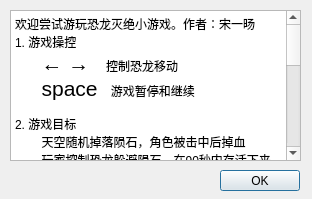
<?xml version="1.0" encoding="UTF-8"?>
<ui version="4.0">
 <class>Dialog</class>
 <widget class="QDialog" name="Dialog">
  <property name="geometry">
   <rect>
    <x>0</x>
    <y>0</y>
    <width>312</width>
    <height>199</height>
   </rect>
  </property>
  <property name="windowTitle">
   <string>游戏说明</string>
  </property>
  <widget class="QPushButton" name="pushButton">
   <property name="geometry">
    <rect>
     <x>220</x>
     <y>170</y>
     <width>80</width>
     <height>21</height>
    </rect>
   </property>
   <property name="text">
    <string>OK</string>
   </property>
  </widget>
  <widget class="QTextBrowser" name="textBrowser">
   <property name="geometry">
    <rect>
     <x>10</x>
     <y>10</y>
     <width>291</width>
     <height>151</height>
    </rect>
   </property>
   <property name="verticalScrollBarPolicy">
    <enum>Qt::ScrollBarAlwaysOn</enum>
   </property>
   <property name="horizontalScrollBarPolicy">
    <enum>Qt::ScrollBarAlwaysOff</enum>
   </property>
   <property name="html">
    <string>&lt;!DOCTYPE HTML PUBLIC &quot;-//W3C//DTD HTML 4.0//EN&quot; &quot;http://www.w3.org/TR/REC-html40/strict.dtd&quot;&gt;
&lt;html&gt;&lt;head&gt;&lt;meta name=&quot;qrichtext&quot; content=&quot;1&quot; /&gt;&lt;meta charset=&quot;utf-8&quot; /&gt;&lt;style type=&quot;text/css&quot;&gt;
p, li { white-space: pre-wrap; }
hr { height: 1px; border-width: 0; }
li.unchecked::marker { content: &quot;\2610&quot;; }
li.checked::marker { content: &quot;\2612&quot;; }
&lt;/style&gt;&lt;/head&gt;&lt;body style=&quot; font-family:'Microsoft YaHei UI'; font-size:9pt; font-weight:400; font-style:normal;&quot;&gt;
&lt;p style=&quot; margin-top:0px; margin-bottom:0px; margin-left:0px; margin-right:0px; -qt-block-indent:0; text-indent:0px;&quot;&gt;欢迎尝试游玩恐龙灭绝小游戏。作者：宋一旸&lt;/p&gt;
&lt;p style=&quot; margin-top:0px; margin-bottom:0px; margin-left:0px; margin-right:0px; -qt-block-indent:0; text-indent:0px;&quot;&gt;1. 游戏操控&lt;/p&gt;
&lt;p style=&quot; margin-top:0px; margin-bottom:0px; margin-left:0px; margin-right:0px; -qt-block-indent:0; text-indent:0px;&quot;&gt;        &lt;span style=&quot; font-size:16pt;&quot;&gt;← →&lt;/span&gt;     控制恐龙移动&lt;/p&gt;
&lt;p style=&quot; margin-top:0px; margin-bottom:0px; margin-left:0px; margin-right:0px; -qt-block-indent:0; text-indent:0px;&quot;&gt;        &lt;span style=&quot; font-size:16pt;&quot;&gt;space&lt;/span&gt;    游戏暂停和继续&lt;/p&gt;
&lt;p style=&quot;-qt-paragraph-type:empty; margin-top:0px; margin-bottom:0px; margin-left:0px; margin-right:0px; -qt-block-indent:0; text-indent:0px;&quot;&gt;&lt;br /&gt;&lt;/p&gt;
&lt;p style=&quot; margin-top:0px; margin-bottom:0px; margin-left:0px; margin-right:0px; -qt-block-indent:0; text-indent:0px;&quot;&gt;2. 游戏目标&lt;/p&gt;
&lt;p style=&quot; margin-top:0px; margin-bottom:0px; margin-left:0px; margin-right:0px; -qt-block-indent:0; text-indent:0px;&quot;&gt;        天空随机掉落陨石，角色被击中后掉血&lt;/p&gt;
&lt;p style=&quot; margin-top:0px; margin-bottom:0px; margin-left:0px; margin-right:0px; -qt-block-indent:0; text-indent:0px;&quot;&gt;        玩家控制恐龙躲避陨石，在90秒内存活下来&lt;/p&gt;
&lt;p style=&quot;-qt-paragraph-type:empty; margin-top:0px; margin-bottom:0px; margin-left:0px; margin-right:0px; -qt-block-indent:0; text-indent:0px;&quot;&gt;&lt;br /&gt;&lt;/p&gt;
&lt;p style=&quot; margin-top:0px; margin-bottom:0px; margin-left:0px; margin-right:0px; -qt-block-indent:0; text-indent:0px;&quot;&gt;3.游戏角色&lt;/p&gt;
&lt;p style=&quot; margin-top:0px; margin-bottom:0px; margin-left:0px; margin-right:0px; -qt-block-indent:0; text-indent:0px;&quot;&gt;        &lt;img src=&quot;:/new/prefix1/bwl.png&quot; /&gt;&lt;/p&gt;
&lt;p style=&quot; margin-top:0px; margin-bottom:0px; margin-left:0px; margin-right:0px; -qt-block-indent:0; text-indent:0px;&quot;&gt;&lt;span style=&quot; color:#ad0707;&quot;&gt;红色奇妙霸王龙 体积小 速度慢 每次撞击-10血&lt;/span&gt;&lt;/p&gt;
&lt;p style=&quot; margin-top:0px; margin-bottom:0px; margin-left:0px; margin-right:0px; -qt-block-indent:0; text-indent:0px;&quot;&gt;&lt;img src=&quot;:/new/prefix1/sjl.png&quot; /&gt;&lt;/p&gt;
&lt;p style=&quot; margin-top:0px; margin-bottom:0px; margin-left:0px; margin-right:0px; -qt-block-indent:0; text-indent:0px;&quot;&gt;&lt;span style=&quot; color:#932ecd;&quot;&gt;紫色加强三角龙 体积大 速度快 每次撞击-5血&lt;/span&gt;&lt;/p&gt;
&lt;p style=&quot;-qt-paragraph-type:empty; margin-top:0px; margin-bottom:0px; margin-left:0px; margin-right:0px; -qt-block-indent:0; text-indent:0px;&quot;&gt;&lt;br /&gt;&lt;/p&gt;
&lt;p style=&quot; margin-top:0px; margin-bottom:0px; margin-left:0px; margin-right:0px; -qt-block-indent:0; text-indent:0px;&quot;&gt;4. 游戏关卡&lt;/p&gt;
&lt;p style=&quot; margin-top:0px; margin-bottom:0px; margin-left:0px; margin-right:0px; -qt-block-indent:0; text-indent:0px;&quot;&gt;        游戏共4种模式&lt;/p&gt;
&lt;p style=&quot; margin-top:0px; margin-bottom:0px; margin-left:0px; margin-right:0px; -qt-block-indent:0; text-indent:0px;&quot;&gt;        前三种模式为限时模式，陨石行为各不相同&lt;/p&gt;
&lt;p style=&quot; margin-top:0px; margin-bottom:0px; margin-left:0px; margin-right:0px; -qt-block-indent:0; text-indent:0px;&quot;&gt;        第四种模式为无尽模式，陨石行为会定时切换&lt;/p&gt;
&lt;p style=&quot; margin-top:0px; margin-bottom:0px; margin-left:0px; margin-right:0px; -qt-block-indent:0; text-indent:0px;&quot;&gt;        无尽模式可能会掉落血包，恢复4*陨石伤害&lt;/p&gt;
&lt;p style=&quot;-qt-paragraph-type:empty; margin-top:0px; margin-bottom:0px; margin-left:0px; margin-right:0px; -qt-block-indent:0; text-indent:0px;&quot;&gt;&lt;br /&gt;&lt;/p&gt;
&lt;p style=&quot; margin-top:0px; margin-bottom:0px; margin-left:0px; margin-right:0px; -qt-block-indent:0; text-indent:0px;&quot;&gt;5. 陨石和血包&lt;/p&gt;
&lt;p style=&quot;-qt-paragraph-type:empty; margin-top:0px; margin-bottom:0px; margin-left:0px; margin-right:0px; -qt-block-indent:0; text-indent:0px;&quot;&gt;&lt;br /&gt;&lt;/p&gt;
&lt;p style=&quot; margin-top:0px; margin-bottom:0px; margin-left:0px; margin-right:0px; -qt-block-indent:0; text-indent:0px;&quot;&gt;        &lt;img src=&quot;:/new/prefix1/R1.png&quot; /&gt;&lt;/p&gt;
&lt;p style=&quot; margin-top:0px; margin-bottom:0px; margin-left:0px; margin-right:0px; -qt-block-indent:0; text-indent:0px;&quot;&gt;陨石&lt;/p&gt;
&lt;p style=&quot; margin-top:0px; margin-bottom:0px; margin-left:0px; margin-right:0px; -qt-block-indent:0; text-indent:0px;&quot;&gt;&lt;img src=&quot;:/new/prefix1/R2.png&quot; /&gt;&lt;/p&gt;
&lt;p style=&quot; margin-top:0px; margin-bottom:0px; margin-left:0px; margin-right:0px; -qt-block-indent:0; text-indent:0px;&quot;&gt;血包&lt;/p&gt;&lt;/body&gt;&lt;/html&gt;</string>
   </property>
  </widget>
 </widget>
 <resources/>
 <connections/>
</ui>
